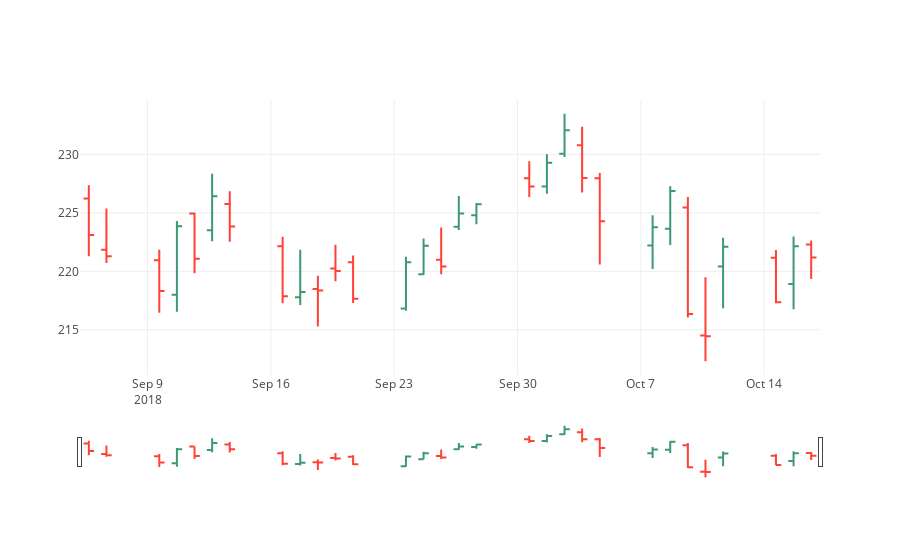

Here is the notebook cell this chart was saved with:
### Code cell
df30 = appl_df.head(30)

trace = go.Ohlc(x = df30.index,
                open = df30.open,
                high = df30.high,
                low = df30.low,
                close = df30.close,
               )

plotly.offline.iplot([trace])
